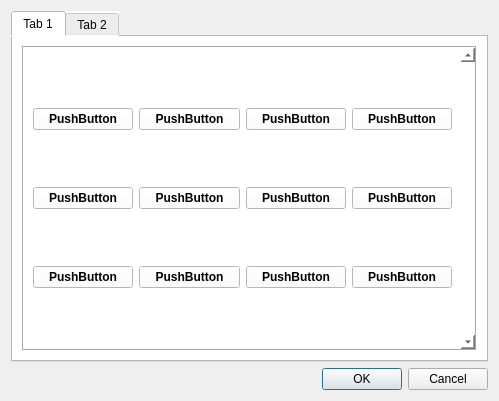
<?xml version="1.0" encoding="UTF-8"?>
<ui version="4.0">
 <class>Dialog</class>
 <widget class="QDialog" name="Dialog">
  <property name="geometry">
   <rect>
    <x>0</x>
    <y>0</y>
    <width>499</width>
    <height>401</height>
   </rect>
  </property>
  <property name="windowTitle">
   <string>Dialog</string>
  </property>
  <property name="styleSheet">
   <string notr="true">QTabBar::tab {
height: 50px;
}
color: white;</string>
  </property>
  <layout class="QGridLayout" name="gridLayout">
   <item row="1" column="0">
    <widget class="QDialogButtonBox" name="buttonBox">
     <property name="orientation">
      <enum>Qt::Horizontal</enum>
     </property>
     <property name="standardButtons">
      <set>QDialogButtonBox::Cancel|QDialogButtonBox::Ok</set>
     </property>
    </widget>
   </item>
   <item row="0" column="0">
    <widget class="QTabWidget" name="tabWidget">
     <property name="styleSheet">
      <string notr="true">background-color: white;</string>
     </property>
     <property name="currentIndex">
      <number>0</number>
     </property>
     <widget class="QWidget" name="tab">
      <attribute name="title">
       <string>Tab 1</string>
      </attribute>
      <layout class="QGridLayout" name="gridLayout_2">
       <item row="0" column="0">
        <widget class="QScrollArea" name="scrollArea">
         <property name="font">
          <font>
           <weight>75</weight>
           <bold>true</bold>
          </font>
         </property>
         <property name="styleSheet">
          <string notr="true">background-color: gray;
QPushButton {
color: white;
border: 1px solid black;
}</string>
         </property>
         <property name="frameShape">
          <enum>QFrame::Box</enum>
         </property>
         <property name="verticalScrollBarPolicy">
          <enum>Qt::ScrollBarAlwaysOn</enum>
         </property>
         <property name="widgetResizable">
          <bool>true</bool>
         </property>
         <widget class="QWidget" name="scrollAreaWidgetContents_2">
          <property name="geometry">
           <rect>
            <x>0</x>
            <y>0</y>
            <width>424</width>
            <height>263</height>
           </rect>
          </property>
          <layout class="QGridLayout" name="gridLayout_3">
           <item row="3" column="4">
            <widget class="QPushButton" name="pushButton_7">
             <property name="text">
              <string>PushButton</string>
             </property>
            </widget>
           </item>
           <item row="1" column="5">
            <widget class="QPushButton" name="pushButton_2">
             <property name="text">
              <string>PushButton</string>
             </property>
            </widget>
           </item>
           <item row="1" column="7">
            <widget class="QPushButton" name="pushButton_10">
             <property name="text">
              <string>PushButton</string>
             </property>
            </widget>
           </item>
           <item row="3" column="6">
            <widget class="QPushButton" name="pushButton_9">
             <property name="text">
              <string>PushButton</string>
             </property>
            </widget>
           </item>
           <item row="1" column="6">
            <widget class="QPushButton" name="pushButton_3">
             <property name="text">
              <string>PushButton</string>
             </property>
            </widget>
           </item>
           <item row="2" column="7">
            <widget class="QPushButton" name="pushButton_11">
             <property name="text">
              <string>PushButton</string>
             </property>
            </widget>
           </item>
           <item row="3" column="5">
            <widget class="QPushButton" name="pushButton_8">
             <property name="text">
              <string>PushButton</string>
             </property>
            </widget>
           </item>
           <item row="2" column="4">
            <widget class="QPushButton" name="pushButton_4">
             <property name="text">
              <string>PushButton</string>
             </property>
            </widget>
           </item>
           <item row="1" column="4">
            <widget class="QPushButton" name="pushButton">
             <property name="sizePolicy">
              <sizepolicy hsizetype="Minimum" vsizetype="Minimum">
               <horstretch>0</horstretch>
               <verstretch>0</verstretch>
              </sizepolicy>
             </property>
             <property name="minimumSize">
              <size>
               <width>0</width>
               <height>10</height>
              </size>
             </property>
             <property name="text">
              <string>PushButton</string>
             </property>
            </widget>
           </item>
           <item row="2" column="5">
            <widget class="QPushButton" name="pushButton_5">
             <property name="text">
              <string>PushButton</string>
             </property>
            </widget>
           </item>
           <item row="2" column="6">
            <widget class="QPushButton" name="pushButton_6">
             <property name="text">
              <string>PushButton</string>
             </property>
            </widget>
           </item>
           <item row="3" column="7">
            <widget class="QPushButton" name="pushButton_12">
             <property name="text">
              <string>PushButton</string>
             </property>
            </widget>
           </item>
          </layout>
         </widget>
        </widget>
       </item>
      </layout>
     </widget>
     <widget class="QWidget" name="tab_2">
      <attribute name="title">
       <string>Tab 2</string>
      </attribute>
     </widget>
    </widget>
   </item>
  </layout>
 </widget>
 <resources/>
 <connections>
  <connection>
   <sender>buttonBox</sender>
   <signal>accepted()</signal>
   <receiver>Dialog</receiver>
   <slot>accept()</slot>
   <hints>
    <hint type="sourcelabel">
     <x>248</x>
     <y>254</y>
    </hint>
    <hint type="destinationlabel">
     <x>157</x>
     <y>274</y>
    </hint>
   </hints>
  </connection>
  <connection>
   <sender>buttonBox</sender>
   <signal>rejected()</signal>
   <receiver>Dialog</receiver>
   <slot>reject()</slot>
   <hints>
    <hint type="sourcelabel">
     <x>316</x>
     <y>260</y>
    </hint>
    <hint type="destinationlabel">
     <x>286</x>
     <y>274</y>
    </hint>
   </hints>
  </connection>
 </connections>
</ui>
